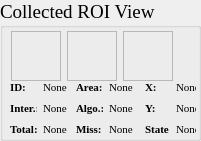
  <widget class="QGroupBox" name="grp_collectedROIView">
   <property name="geometry">
    <rect>
     <x>810</x>
     <y>680</y>
     <width>201</width>
     <height>141</height>
    </rect>
   </property>
   <property name="minimumSize">
    <size>
     <width>0</width>
     <height>0</height>
    </size>
   </property>
   <property name="maximumSize">
    <size>
     <width>666</width>
     <height>666</height>
    </size>
   </property>
   <property name="font">
    <font>
     <family>Times New Roman</family>
     <pointsize>14</pointsize>
    </font>
   </property>
   <property name="title">
    <string>Collected ROI View</string>
   </property>
   <widget class="QWidget" name="layoutWidget">
    <property name="geometry">
     <rect>
      <x>10</x>
      <y>80</y>
      <width>188</width>
      <height>59</height>
     </rect>
    </property>
    <layout class="QGridLayout" name="gridLayout_21">
     <item row="0" column="0">
      <widget class="QLabel" name="lb_cameraState_68">
       <property name="minimumSize">
        <size>
         <width>27</width>
         <height>15</height>
        </size>
       </property>
       <property name="maximumSize">
        <size>
         <width>15</width>
         <height>15</height>
        </size>
       </property>
       <property name="font">
        <font>
         <family>Times New Roman</family>
         <pointsize>8</pointsize>
         <weight>75</weight>
         <bold>true</bold>
        </font>
       </property>
       <property name="text">
        <string>ID:</string>
       </property>
      </widget>
     </item>
     <item row="0" column="1">
      <widget class="QLabel" name="lb_collectedCell_id">
       <property name="minimumSize">
        <size>
         <width>25</width>
         <height>15</height>
        </size>
       </property>
       <property name="maximumSize">
        <size>
         <width>25</width>
         <height>15</height>
        </size>
       </property>
       <property name="font">
        <font>
         <family>Times New Roman</family>
         <pointsize>8</pointsize>
         <weight>50</weight>
         <bold>false</bold>
        </font>
       </property>
       <property name="text">
        <string>None</string>
       </property>
      </widget>
     </item>
     <item row="0" column="2">
      <widget class="QLabel" name="lb_cameraState_31">
       <property name="minimumSize">
        <size>
         <width>27</width>
         <height>15</height>
        </size>
       </property>
       <property name="maximumSize">
        <size>
         <width>27</width>
         <height>15</height>
        </size>
       </property>
       <property name="font">
        <font>
         <family>Times New Roman</family>
         <pointsize>8</pointsize>
         <weight>75</weight>
         <bold>true</bold>
        </font>
       </property>
       <property name="text">
        <string>Area:</string>
       </property>
      </widget>
     </item>
     <item row="0" column="3">
      <widget class="QLabel" name="lb_collectedCellArea">
       <property name="minimumSize">
        <size>
         <width>30</width>
         <height>15</height>
        </size>
       </property>
       <property name="maximumSize">
        <size>
         <width>30</width>
         <height>15</height>
        </size>
       </property>
       <property name="font">
        <font>
         <family>Times New Roman</family>
         <pointsize>8</pointsize>
         <weight>50</weight>
         <bold>false</bold>
        </font>
       </property>
       <property name="text">
        <string>None</string>
       </property>
      </widget>
     </item>
     <item row="0" column="4">
      <widget class="QLabel" name="lb_cameraState_32">
       <property name="minimumSize">
        <size>
         <width>25</width>
         <height>15</height>
        </size>
       </property>
       <property name="maximumSize">
        <size>
         <width>25</width>
         <height>15</height>
        </size>
       </property>
       <property name="font">
        <font>
         <family>Times New Roman</family>
         <pointsize>8</pointsize>
         <weight>75</weight>
         <bold>true</bold>
        </font>
       </property>
       <property name="text">
        <string>X:</string>
       </property>
      </widget>
     </item>
     <item row="0" column="5">
      <widget class="QLabel" name="lb_collectedCell_X">
       <property name="minimumSize">
        <size>
         <width>20</width>
         <height>15</height>
        </size>
       </property>
       <property name="maximumSize">
        <size>
         <width>20</width>
         <height>15</height>
        </size>
       </property>
       <property name="font">
        <font>
         <family>Times New Roman</family>
         <pointsize>8</pointsize>
         <weight>50</weight>
         <bold>false</bold>
        </font>
       </property>
       <property name="text">
        <string>None</string>
       </property>
      </widget>
     </item>
     <item row="1" column="0">
      <widget class="QLabel" name="lb_cameraState_74">
       <property name="minimumSize">
        <size>
         <width>25</width>
         <height>15</height>
        </size>
       </property>
       <property name="maximumSize">
        <size>
         <width>27</width>
         <height>15</height>
        </size>
       </property>
       <property name="font">
        <font>
         <family>Times New Roman</family>
         <pointsize>8</pointsize>
         <weight>75</weight>
         <bold>true</bold>
        </font>
       </property>
       <property name="text">
        <string>Inter.:</string>
       </property>
      </widget>
     </item>
     <item row="1" column="1">
      <widget class="QLabel" name="lb_collectedCell_intervalTime">
       <property name="minimumSize">
        <size>
         <width>27</width>
         <height>15</height>
        </size>
       </property>
       <property name="maximumSize">
        <size>
         <width>27</width>
         <height>15</height>
        </size>
       </property>
       <property name="font">
        <font>
         <family>Times New Roman</family>
         <pointsize>8</pointsize>
         <weight>50</weight>
         <bold>false</bold>
        </font>
       </property>
       <property name="text">
        <string>None</string>
       </property>
      </widget>
     </item>
     <item row="1" column="2">
      <widget class="QLabel" name="lb_cameraState_78">
       <property name="minimumSize">
        <size>
         <width>27</width>
         <height>15</height>
        </size>
       </property>
       <property name="maximumSize">
        <size>
         <width>27</width>
         <height>15</height>
        </size>
       </property>
       <property name="font">
        <font>
         <family>Times New Roman</family>
         <pointsize>8</pointsize>
         <weight>75</weight>
         <bold>true</bold>
        </font>
       </property>
       <property name="text">
        <string>Algo.:</string>
       </property>
      </widget>
     </item>
     <item row="1" column="3">
      <widget class="QLabel" name="lb_collectiveCell_algorithmTime">
       <property name="minimumSize">
        <size>
         <width>30</width>
         <height>15</height>
        </size>
       </property>
       <property name="maximumSize">
        <size>
         <width>30</width>
         <height>15</height>
        </size>
       </property>
       <property name="font">
        <font>
         <family>Times New Roman</family>
         <pointsize>8</pointsize>
         <weight>50</weight>
         <bold>false</bold>
        </font>
       </property>
       <property name="text">
        <string>None</string>
       </property>
      </widget>
     </item>
     <item row="1" column="4">
      <widget class="QLabel" name="lb_cameraState_38">
       <property name="minimumSize">
        <size>
         <width>25</width>
         <height>15</height>
        </size>
       </property>
       <property name="maximumSize">
        <size>
         <width>25</width>
         <height>15</height>
        </size>
       </property>
       <property name="font">
        <font>
         <family>Times New Roman</family>
         <pointsize>8</pointsize>
         <weight>75</weight>
         <bold>true</bold>
        </font>
       </property>
       <property name="text">
        <string>Y:</string>
       </property>
      </widget>
     </item>
     <item row="1" column="5">
      <widget class="QLabel" name="lb_collectedCell_Y">
       <property name="minimumSize">
        <size>
         <width>20</width>
         <height>15</height>
        </size>
       </property>
       <property name="maximumSize">
        <size>
         <width>20</width>
         <height>15</height>
        </size>
       </property>
       <property name="font">
        <font>
         <family>Times New Roman</family>
         <pointsize>8</pointsize>
         <weight>50</weight>
         <bold>false</bold>
        </font>
       </property>
       <property name="text">
        <string>None</string>
       </property>
      </widget>
     </item>
     <item row="2" column="0">
      <widget class="QLabel" name="lb_cameraState_40">
       <property name="minimumSize">
        <size>
         <width>27</width>
         <height>15</height>
        </size>
       </property>
       <property name="maximumSize">
        <size>
         <width>27</width>
         <height>15</height>
        </size>
       </property>
       <property name="font">
        <font>
         <family>Times New Roman</family>
         <pointsize>8</pointsize>
         <weight>75</weight>
         <bold>true</bold>
        </font>
       </property>
       <property name="text">
        <string>Total:</string>
       </property>
      </widget>
     </item>
     <item row="2" column="1">
      <widget class="QLabel" name="lb_collectedCell_total">
       <property name="minimumSize">
        <size>
         <width>25</width>
         <height>15</height>
        </size>
       </property>
       <property name="maximumSize">
        <size>
         <width>25</width>
         <height>15</height>
        </size>
       </property>
       <property name="font">
        <font>
         <family>Times New Roman</family>
         <pointsize>8</pointsize>
         <weight>50</weight>
         <bold>false</bold>
        </font>
       </property>
       <property name="text">
        <string>None</string>
       </property>
      </widget>
     </item>
     <item row="2" column="2">
      <widget class="QLabel" name="lb_cameraState_46">
       <property name="minimumSize">
        <size>
         <width>27</width>
         <height>15</height>
        </size>
       </property>
       <property name="maximumSize">
        <size>
         <width>27</width>
         <height>15</height>
        </size>
       </property>
       <property name="font">
        <font>
         <family>Times New Roman</family>
         <pointsize>8</pointsize>
         <weight>75</weight>
         <bold>true</bold>
        </font>
       </property>
       <property name="text">
        <string>Miss:</string>
       </property>
      </widget>
     </item>
     <item row="2" column="3">
      <widget class="QLabel" name="lb_collectedCell_miss">
       <property name="minimumSize">
        <size>
         <width>30</width>
         <height>15</height>
        </size>
       </property>
       <property name="maximumSize">
        <size>
         <width>30</width>
         <height>15</height>
        </size>
       </property>
       <property name="font">
        <font>
         <family>Times New Roman</family>
         <pointsize>8</pointsize>
         <weight>50</weight>
         <bold>false</bold>
        </font>
       </property>
       <property name="text">
        <string>None</string>
       </property>
      </widget>
     </item>
     <item row="2" column="4">
      <widget class="QLabel" name="lb_cameraState_44">
       <property name="minimumSize">
        <size>
         <width>25</width>
         <height>15</height>
        </size>
       </property>
       <property name="maximumSize">
        <size>
         <width>25</width>
         <height>15</height>
        </size>
       </property>
       <property name="font">
        <font>
         <family>Times New Roman</family>
         <pointsize>8</pointsize>
         <weight>75</weight>
         <bold>true</bold>
        </font>
       </property>
       <property name="text">
        <string>State</string>
       </property>
      </widget>
     </item>
     <item row="2" column="5">
      <widget class="QLabel" name="lb_collectedROI_state">
       <property name="minimumSize">
        <size>
         <width>20</width>
         <height>15</height>
        </size>
       </property>
       <property name="maximumSize">
        <size>
         <width>20</width>
         <height>15</height>
        </size>
       </property>
       <property name="font">
        <font>
         <family>Times New Roman</family>
         <pointsize>8</pointsize>
         <weight>50</weight>
         <bold>false</bold>
        </font>
       </property>
       <property name="text">
        <string>None</string>
       </property>
      </widget>
     </item>
    </layout>
   </widget>
   <widget class="QWidget" name="layoutWidget">
    <property name="geometry">
     <rect>
      <x>11</x>
      <y>30</y>
      <width>164</width>
      <height>52</height>
     </rect>
    </property>
    <layout class="QGridLayout" name="gridLayout_18">
     <item row="0" column="0">
      <widget class="QLabel" name="lb_collectedROIView_original">
       <property name="minimumSize">
        <size>
         <width>50</width>
         <height>50</height>
        </size>
       </property>
       <property name="maximumSize">
        <size>
         <width>50</width>
         <height>50</height>
        </size>
       </property>
       <property name="font">
        <font>
         <family>Times New Roman</family>
         <pointsize>14</pointsize>
         <weight>50</weight>
         <bold>false</bold>
        </font>
       </property>
       <property name="frameShape">
        <enum>QFrame::StyledPanel</enum>
       </property>
       <property name="text">
        <string/>
       </property>
      </widget>
     </item>
     <item row="0" column="1">
      <widget class="QLabel" name="lb_collectedROIView_processed">
       <property name="minimumSize">
        <size>
         <width>50</width>
         <height>50</height>
        </size>
       </property>
       <property name="maximumSize">
        <size>
         <width>50</width>
         <height>50</height>
        </size>
       </property>
       <property name="font">
        <font>
         <family>Times New Roman</family>
         <pointsize>14</pointsize>
         <weight>50</weight>
         <bold>false</bold>
        </font>
       </property>
       <property name="frameShape">
        <enum>QFrame::StyledPanel</enum>
       </property>
       <property name="text">
        <string/>
       </property>
      </widget>
     </item>
     <item row="0" column="2">
      <widget class="QLabel" name="lb_collectedROIView_target">
       <property name="minimumSize">
        <size>
         <width>50</width>
         <height>50</height>
        </size>
       </property>
       <property name="maximumSize">
        <size>
         <width>50</width>
         <height>50</height>
        </size>
       </property>
       <property name="font">
        <font>
         <family>Times New Roman</family>
         <pointsize>14</pointsize>
         <weight>50</weight>
         <bold>false</bold>
        </font>
       </property>
       <property name="frameShape">
        <enum>QFrame::StyledPanel</enum>
       </property>
       <property name="text">
        <string/>
       </property>
      </widget>
     </item>
    </layout>
   </widget>
  </widget>
